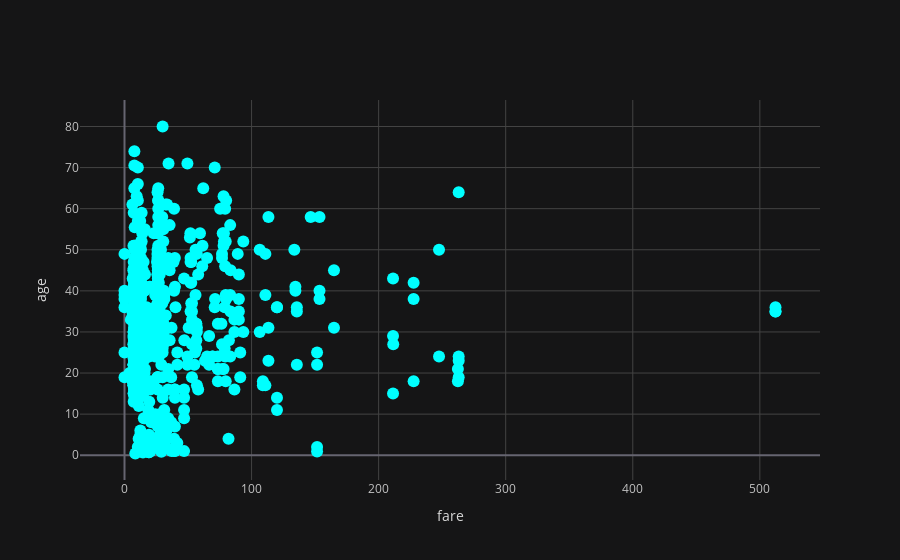

The code cell stored with this chart in its notebook:
### Code cell
cf.set_config_file(theme='solar')#setting the theme
df2.iplot(kind='scatter',x='fare',y='age',mode='markers',color='cyan',xTitle='fare',yTitle='age')

### Figure 1 — Plotly figure (JSON) as saved in the notebook; plotly's stock layout.template omitted (floating-point values rounded to 4 significant figures; data arrays with more than 128 entries replaced by an {"elided": "..."} marker saying what was removed)
{"data": [{"line": {"color": "rgba(0, 255, 255, 1.0)", "dash": "solid", "shape": "linear", "width": 1.3}, "marker": {"size": 12, "symbol": "circle"}, "mode": "markers", "name": "age", "text": "", "type": "scatter", "x": {"elided": "891 float values"}, "y": {"elided": "891 mixed values"}}], "layout": {"autosize": true, "legend": {"bgcolor": "#151516", "font": {"color": "#D9D9D9"}}, "paper_bgcolor": "#151516", "plot_bgcolor": "#151516", "title": {"font": {"color": "#D9D9D9"}}, "xaxis": {"autorange": true, "gridcolor": "#434343", "range": [-33.58, 545.9], "showgrid": true, "tickfont": {"color": "#C2C2C2"}, "title": {"font": {"color": "#D9D9D9"}, "text": "fare"}, "type": "linear", "zerolinecolor": "#666570"}, "yaxis": {"autorange": true, "gridcolor": "#434343", "range": [-8.512, 88.93], "showgrid": true, "tickfont": {"color": "#C2C2C2"}, "title": {"font": {"color": "#D9D9D9"}, "text": "age"}, "type": "linear", "zerolinecolor": "#666570"}}}
